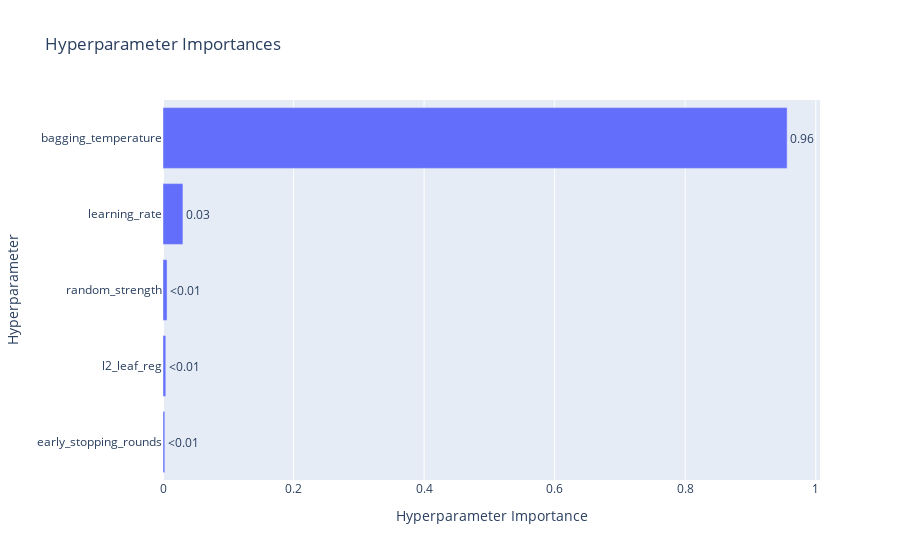

Source (notebook cell):
### Code cell
plot_param_importances(cat_optuna_study)

### Figure 1 — Plotly figure (JSON) as saved in the notebook; plotly's stock layout.template omitted (floating-point values rounded to 4 significant figures)
{"data": [{"cliponaxis": false, "hovertemplate": ["early_stopping_rounds (IntDistribution): 0.0027845601669993936<extra></extra>", "l2_leaf_reg (IntDistribution): 0.00427419184277911<extra></extra>", "random_strength (FloatDistribution): 0.006225627129478001<extra></extra>", "learning_rate (FloatDistribution): 0.030545104116428513<extra></extra>", "bagging_temperature (FloatDistribution): 0.956170516744315<extra></extra>"], "name": "Objective Value", "orientation": "h", "text": ["<0.01", "<0.01", "<0.01", "0.03", "0.96"], "textposition": "outside", "type": "bar", "x": [0.002785, 0.004274, 0.006226, 0.03055, 0.9562], "y": ["early_stopping_rounds", "l2_leaf_reg", "random_strength", "learning_rate", "bagging_temperature"]}], "layout": {"autosize": true, "title": {"text": "Hyperparameter Importances"}, "xaxis": {"autorange": true, "range": [0, 1.006], "title": {"text": "Hyperparameter Importance"}, "type": "linear"}, "yaxis": {"autorange": true, "range": [-0.5, 4.5], "title": {"text": "Hyperparameter"}, "type": "category"}}}
